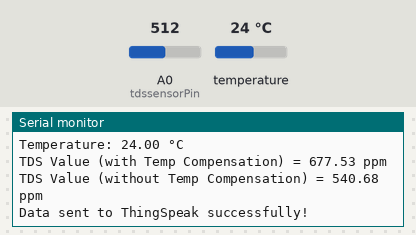
The sketch below on a simulated Arduino MKR. Shown: the last lines printed to the serial monitor. Inputs (shaded band) come from the test bench; at power-on: temperature 24 °C, A0 (tdssensorPin) = 512. WiFi joins after 1.5 s; servers stay silent unless stated.

Above: at 2.7 s.
2.8 s: temperature set to 12 °C
At 9.54 s:
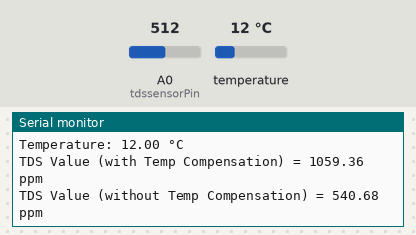
10.2 s: A0 (tdssensorPin) set to 716
At 17.4 s:
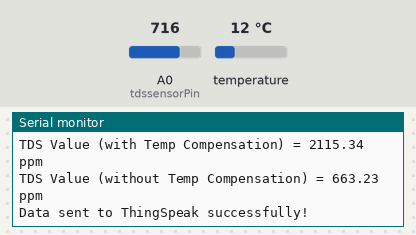
17.6 s: temperature set to 19 °C
At 24.5 s:
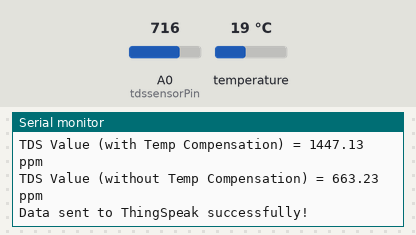
25.0 s: A0 (tdssensorPin) set to 900
At 32.3 s:
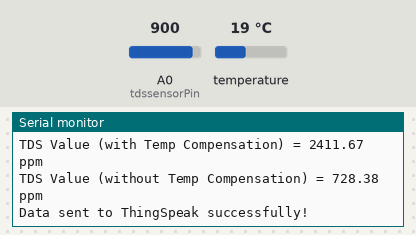
Timing chart, 0 to 33.4 s (numbered marks = the images above; inputs shaded):
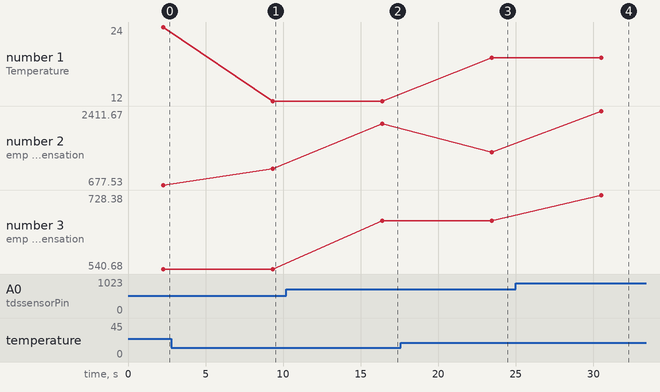

Measured:
- after the input at 2.8 s, the serial monitor: prints a new line after 6.5 s (image 1)
- after the input at 10.2 s, the serial monitor: prints a new line after 6.2 s (image 2)
- after the input at 17.6 s, the serial monitor: prints a new line after 5.9 s (image 3)
- after the input at 25.0 s, the serial monitor: prints a new line after 5.5 s (image 4)
- plotted number 1: 24 → 12 after the input at 2.8 s, 12 → 19 after the input at 17.6 s
- plotted number 2: 677.53 → 1059.36 after the input at 2.8 s, 1059.36 → 2115.34 after the input at 10.2 s, 2115.34 → 1447.13 after the input at 17.6 s, 1447.13 → 2411.67 after the input at 25.0 s
- plotted number 3: 540.68 → 663.23 after the input at 10.2 s, 663.23 → 728.38 after the input at 25.0 s

The sketch:

iot_water_thingspeak_testing.ino
```cpp
#include <SPI.h>
#include <WiFiNINA.h>
#include <ThingSpeak.h>
#include <OneWire.h>
#include <DallasTemperature.h>

char ssid[] = "SCRC_LAB_IOT";           // Replace with your Wi-Fi network name (SSID)
char password[] = "Scrciiith@123"; // Replace with your Wi-Fi network password

// char ssid[] = "myssid";           // Replace with your Wi-Fi network name (SSID)
// char password[] = "password"; // Replace with your Wi-Fi network password


int status = WL_IDLE_STATUS;

#define ONE_WIRE_BUS 14 // temp pin
#define tdssensorPin 15 // tds pin

OneWire oneWire(ONE_WIRE_BUS);
DallasTemperature tempSensor(&oneWire);

int tdssensorValue = 0;
float tdsValue = 0;
float Voltage = 0;
float Temp = 0;
float tdsValue_without_temp = 0;

#define CHANNEL_ID "1699304"
#define CHANNEL_API_KEY "09IBZN66Q1UHSCPY"

WiFiClient wifiClient;

void setup() {
  Serial.begin(115200);
  while (!Serial) {
    ; // Wait for serial port to connect
  }

  // Connect to Wi-Fi
  connectToWiFi();

  // Initialize ThingSpeak
  ThingSpeak.begin(wifiClient);

  // Print IP and MAC addresses
  printConnectionDetails();
}

void loop() {
  // Request temperature reading
  tempSensor.requestTemperaturesByIndex(0);
  // Get temperature value
  Temp = tempSensor.getTempCByIndex(0);
  Serial.print("Temperature: ");
  Serial.print(Temp);
  Serial.println(" °C");

  // Read TDS sensor value
  tdssensorValue = analogRead(tdssensorPin);
  Voltage = tdssensorValue * 3.3 / 1024.0;

  // Calculate TDS value with temperature compensation
  float compensationCoefficient = 1.0 + 0.02 * (Temp - 25.0);
  float compensationVoltage = Voltage / compensationCoefficient;
  tdsValue = (133.42 * compensationVoltage * compensationVoltage * compensationVoltage
    - 255.86 * compensationVoltage * compensationVoltage
    + 857.39 * compensationVoltage) * 0.5;
  Serial.print("TDS Value (with Temp Compensation) = ");
  Serial.print(tdsValue);
  Serial.println(" ppm");

  // Calculate TDS value without temperature compensation
  float compensationCoefficient_without_temp = 1.0 + 0.02 * (25.0 - 25.0);
  float compensationVoltage_without_temp = Voltage / compensationCoefficient_without_temp;
  tdsValue_without_temp = (133.42 * compensationVoltage_without_temp * compensationVoltage_without_temp
    - 255.86 * compensationVoltage_without_temp * compensationVoltage_without_temp
    + 857.39 * compensationVoltage_without_temp) * 0.5;
  Serial.print("TDS Value (without Temp Compensation) = ");
  Serial.print(tdsValue_without_temp);
  Serial.println(" ppm");

  // Send data to ThingSpeak
  ThingSpeak.setField(1, Temp);
  ThingSpeak.setField(2, tdsValue_without_temp);
  ThingSpeak.setField(3, tdsValue);
  ThingSpeak.setField(4, Voltage);

  unsigned long channelID = atol(CHANNEL_ID);
  int statusThingspeak = ThingSpeak.writeFields(channelID, CHANNEL_API_KEY);

  // Serial.print("Status Code thingspeak: ");
  // Serial.println(statusThingspeak);

  if (statusThingspeak == 200) {
    Serial.println("Data sent to ThingSpeak successfully!");
  } else {
    Serial.print("Failed to send data to ThingSpeak. HTTP error code: ");
    Serial.println(statusThingspeak);
  }

  delay(6000); // Wait for 15 seconds before the next iteration
}

void connectToWiFi() {
  // Check for the presence of the shield
  if (WiFi.status() == WL_NO_SHIELD) {
    Serial.println("WiFi shield not present");
    while (true);
  }
  // Attempt to connect to Wi-Fi network
  while (status != WL_CONNECTED) {
    Serial.print("Attempting to connect to SSID: ");
    Serial.println(ssid);
    status = WiFi.begin(ssid, password);
    // delay(15000); // Delay for connection attempt
  }

  // Print connection details
  Serial.println("Connected to Wi-Fi");
  printConnectionDetails();
}

void printConnectionDetails() {
  // Print the board's IP address
  IPAddress ip = WiFi.localIP();
  Serial.print("IP Address: ");
  Serial.println(ip);

  // Print the MAC address
  byte mac[6];
  WiFi.macAddress(mac);
  Serial.print("MAC Address: ");
  for (int i = 0; i < 6; i++) {
    Serial.print(mac[i], HEX);
    if (i < 5) {
      Serial.print(":");
    }
  }
  Serial.println();
}
```
